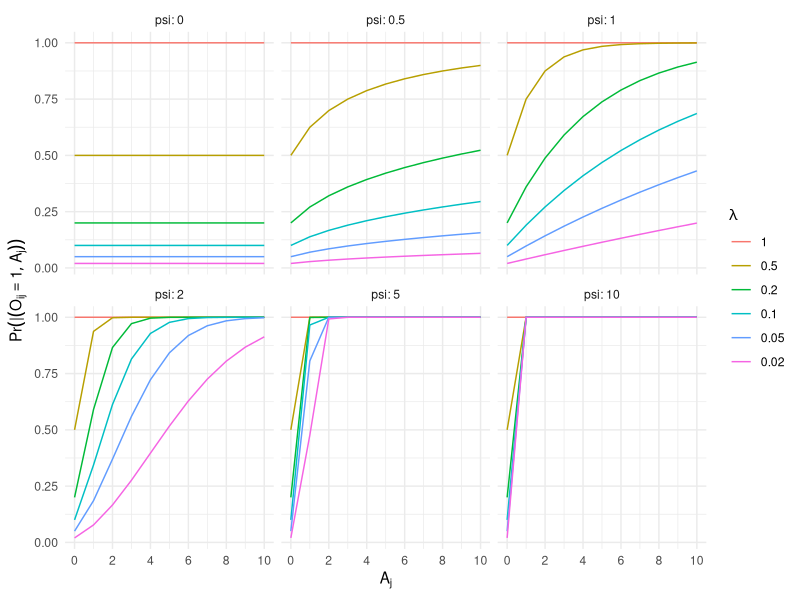

Write R code to recreate this figure.
library(tidyverse)

sel_probs <- 
  expand.grid(
    Aj = 0:10,
    psi = c(0, 0.5, 1, 2, 5, 10),
    lambda = c(.02, .05, .10, .20, .50, 1)
  ) %>%
  mutate(
    pr = 1 - (1 - lambda)^((Aj + 1)^psi),
    lambda_f = fct(as.character(lambda)) |> fct_rev()
  )

ggplot(sel_probs) + 
  aes(Aj, pr, color = lambda_f) + 
  geom_line() + 
  scale_x_continuous(breaks = seq(0,10,2)) + 
  facet_wrap(~ psi, labeller = "label_both") + 
  theme_minimal() + 
  labs(
    x = expression(A[j]),
    y = expression(Pr(O[ij]==1 | A[j])),
    color = expression(lambda)
  )
